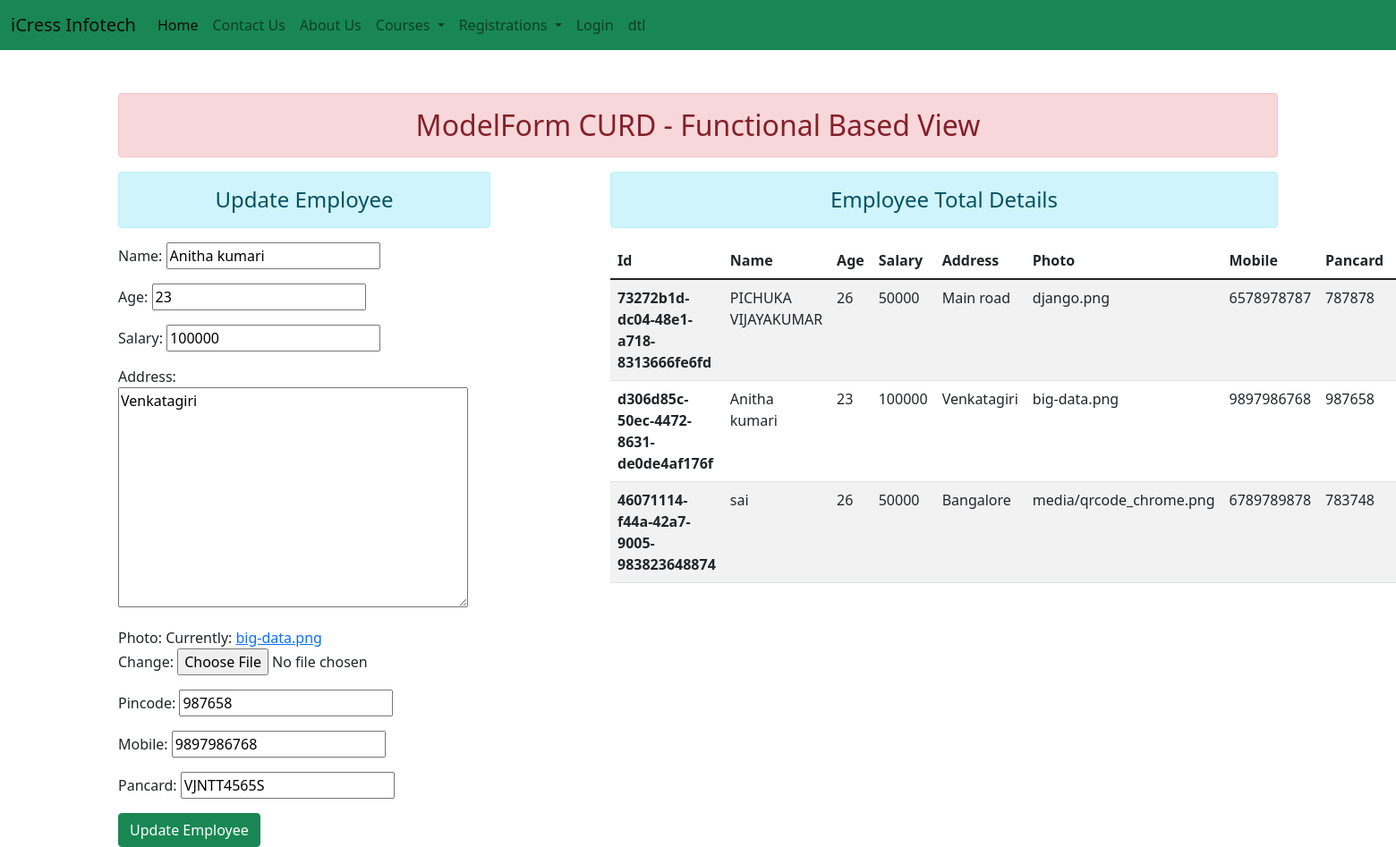
Screenshot of /employee_update/d306d85c50ec44728631de0de4af176f with the database file from the repository.
### Emp_MVS_app/models.py (models this page shows, shortened)
class Employee(models.Model):
    id = models.UUIDField(
        editable=False,default=uuid.uuid4,primary_key=True
    )
    name = models.CharField(max_length=256)
    age = models.IntegerField()
    salary = models.IntegerField()
    address = models.TextField()
    photo = models.ImageField(upload_to='media')
    pincode = models.CharField(max_length=6,validators=[pincode_regex])
    mobile = models.CharField(max_length=10,validators=[phone_regex])
    pancard = models.CharField(max_length=10,validators=[pan_regex])

### Emp_MVS_app/views.py (the view)
# urls.py: path('employee_update/<pk>',views.employee_update,name='employee_update'),
def employee_update(request, pk):
    if request.method == 'GET':
        emp_list = Employee.objects.all()
        employee_db = Employee.objects.get(id=pk)
        emp_form = EmployeeForm(instance=employee_db)
        emp_dict = {
            'emp_list': emp_list,
            'emp_form': emp_form,
            'employee': employee_db,
            'is_updated': 'yes'
        }
        return render(request, 'Emp_MVS_app/emp_dshboard.html', context=emp_dict)
    elif request.method == 'POST':
        employee = Employee.objects.get(id=pk)
        emp_form = EmployeeForm(request.POST, request.FILES,instance=employee)
        if emp_form.is_valid():
            emp_form.save()
        return redirect('/employee_dashboard/')

### Emp_MVS_app/forms.py
class EmployeeForm(forms.ModelForm):
    class Meta:
        model = Employee
        fields = '__all__'

### templates/Emp_MVS_app/emp_dshboard.html (shortened to what this page needs)
{% extends 'layout.html' %}
{% block page_content %}
  <div class="container mt-5">
      <h2 class="text-center alert alert-danger">ModelForm CURD - Functional Based View</h2>
      <div class="row">
          <div class="col-sm-4">
              {% if is_updated %}
              <h4 class="text-center alert alert-info">Update Employee</h4>
              {% else %}
              <h4 class="text-center alert alert-info">Create Employee</h4>
              {% endif %}
              <form action="" method="POST" enctype="multipart/form-data">
                    {{emp_form.as_p}}
                  <div class="form-group">
                      {% if is_updated %}
                      <button type="submit" class="btn btn-success">Update Employee</button>
                        {% else %}
                      <button type="submit" class="btn btn-success">Create Employee</button>
                        {% endif %}
                  </div>
              </form>
          </div>
          <div class="col-sm-7 offset-1">
              <h4 class="text-center alert alert-info">Employee Total Details</h4>
                  <table class="table table-striped table-hover">
                    <thead>
                      <tr>
                        <th scope="col">Id</th>
                        <th scope="col">Name</th>
                        <th scope="col">Age</th>
                        <th scope="col">Salary</th>
                        <th scope="col">Address</th>
                        <th scope="col">Photo</th>
                        <th scope="col">Mobile</th>
                        <th scope="col">Pancard</th>
                        <th scope="col">Pincode</th>
                      </tr>
                    </thead>
                    <tbody>
                      <tr>
                          {% for employee in emp_list %}
                        <th scope="row">{{employee.id}}</th>
                        <td>{{employee.name}}</td>
                        <td>{{employee.age}}</td>
                        <td>{{employee.salary}}</td>
                        <td>{{employee.address}}</td>
                        <td>{{employee.photo}}</td>
                        <td>{{employee.mobile}}</td>
                        <td>{{employee.pincode}}</td>
                        <td>{{employee.pancard}}</td>
                            <tr>
{% endfor %}
          </div>
      </div>
  </div>
{% endblock %}

### rows the page displays
Employee: name "Anitha kumari", age "23", salary "100000", address "Venkatagiri", pincode "987658", mobile "9897986768", pancard "VJNTT4565S", id "d306d85c-50ec-4472-8631-de0de4af176f", photo "big-data.png"
Employee: id "73272b1d-dc04-48e1-a718-8313666fe6fd", name "PICHUKA VIJAYAKUMAR", age "26", salary "50000", address "Main road", photo "django.png", mobile "6578978787", pincode "787878"
Employee: id "46071114-f44a-42a7-9005-983823648874", name "sai", age "26", salary "50000", address "Bangalore", photo "media/qrcode_chrome.png", mobile "6789789878", pincode "783748"
